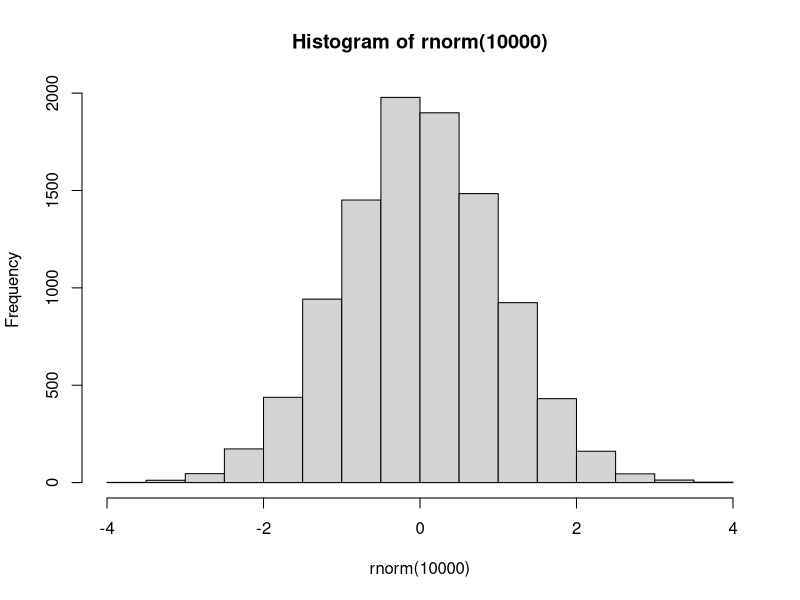
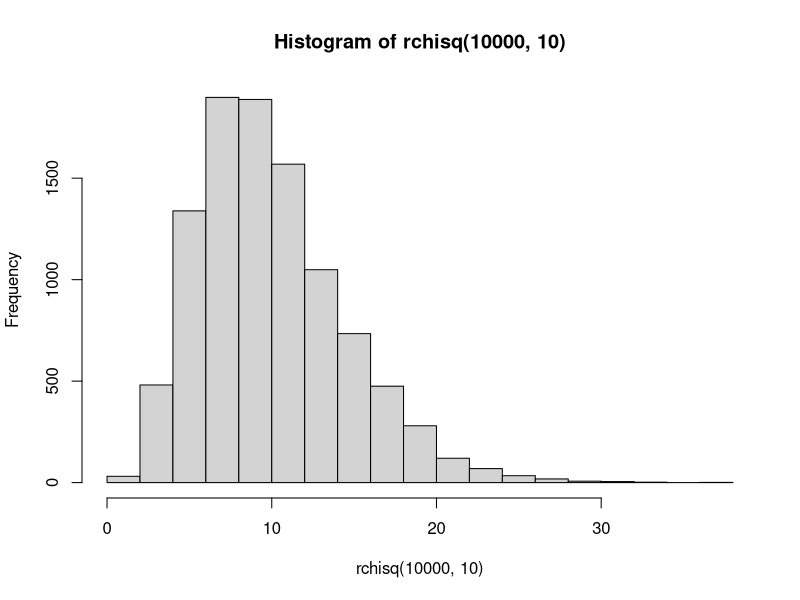
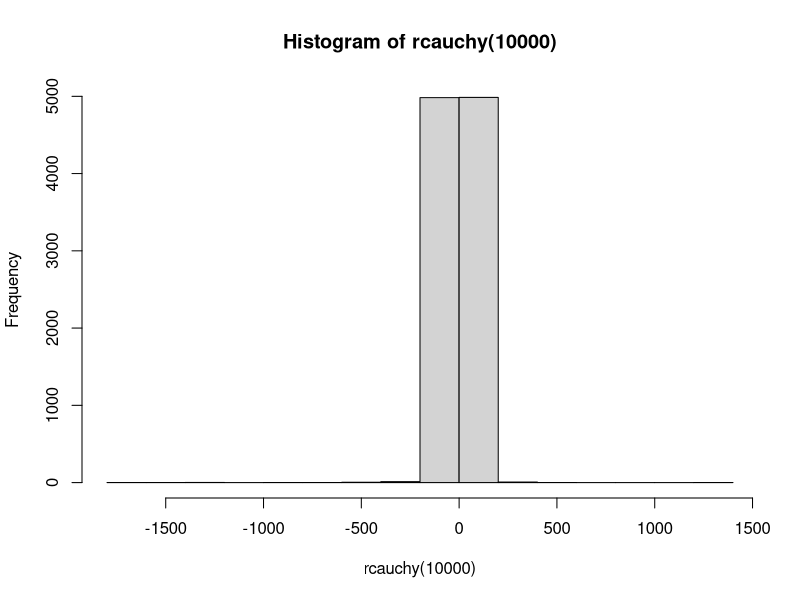
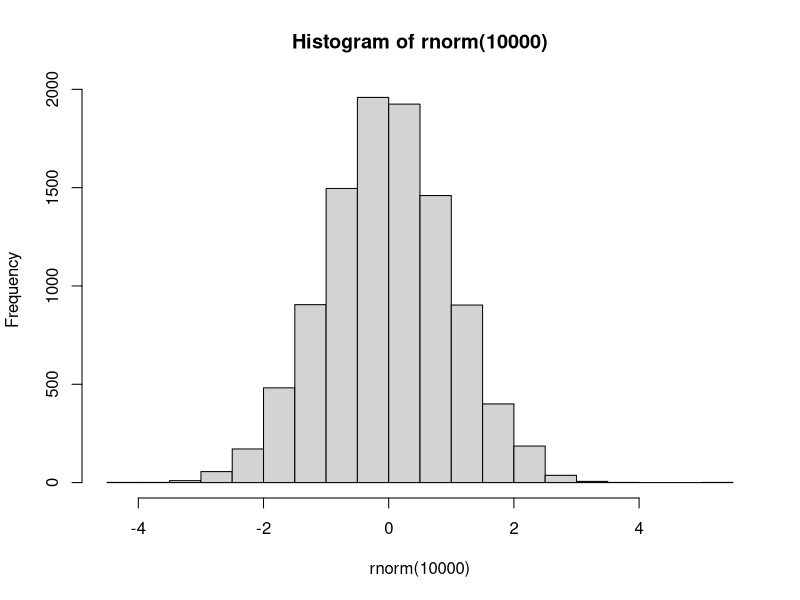
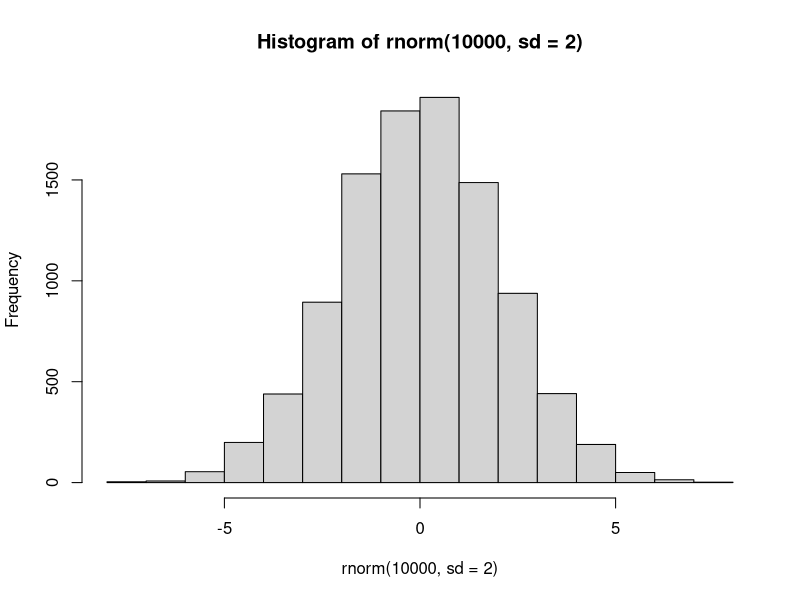
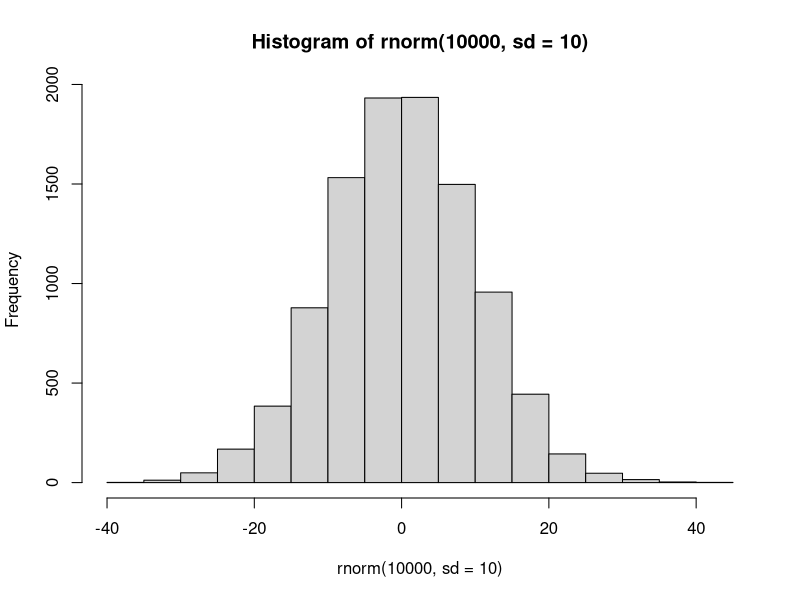
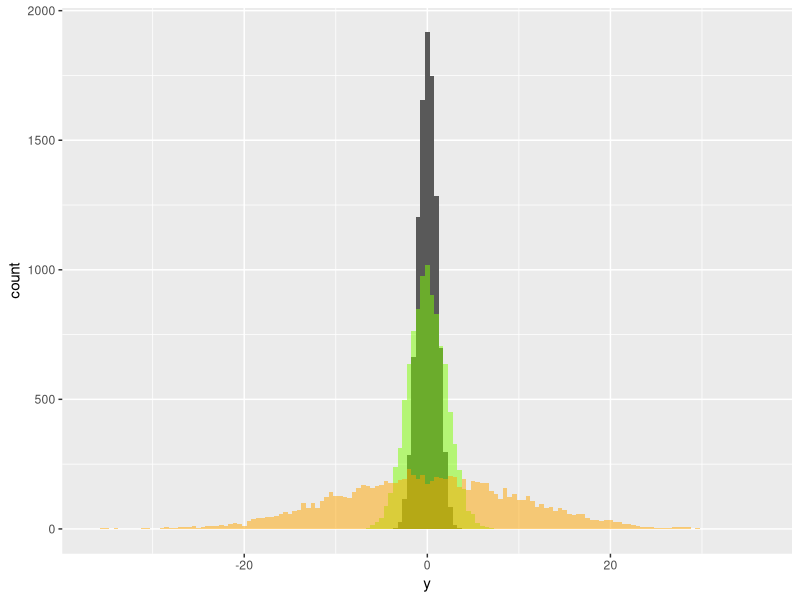
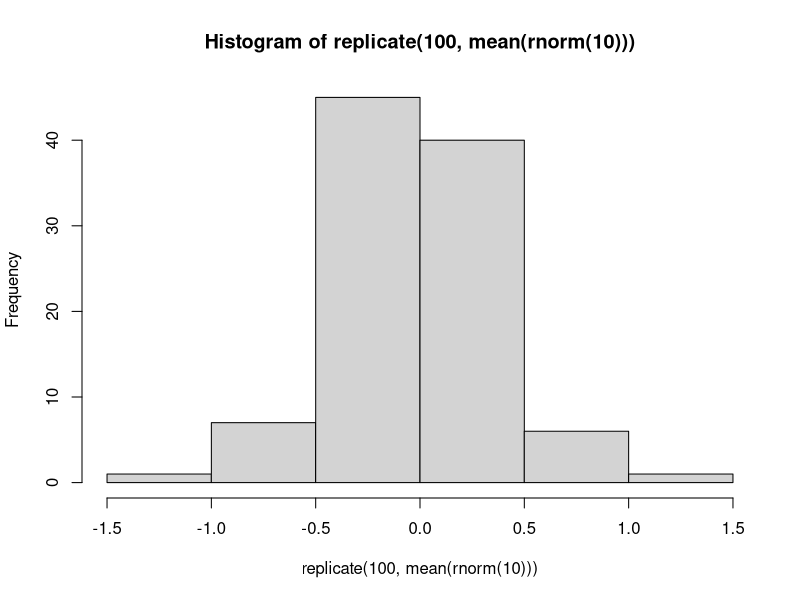

Reproduce these figures in R, in order.
## ---- chunk 1
knitr::opts_chunk$set(echo = TRUE, message = FALSE)
set.seed(123)
## ---- chunk 2
X = c(0, 7, 8, 9, 100)
mean(X)
## ---- chunk 3
Y = c(0, 7, 8, NA, 0/0)
Y
mean(Y)
mean(Y, na.rm = TRUE)
## ---- chunk 4
mean(X, trim = 0.2)
mean(Y, trim = 0.2)
mean(Y, trim = 0.2, na.rm = TRUE)
## ---- chunk 5
median(X)
median(Y)
median(Y, na.rm = TRUE)
## ---- chunk 6
hist(rnorm(10000)) # 標準正規分布のヒストグラム
hist(rchisq(10000, 10)) # 自由度10のカイ二乗分布の(以下略)
hist(rcauchy(10000)) # コーシー分布の(以下略)
## ---- chunk 7
mean(rnorm(5)) 
## ---- chunk 8
mean(rnorm(10000))
## ---- chunk 9
mean(replicate(10000, mean(rnorm(5))))
## ---- chunk 10
X = c(1,2,3,4,5)
Y = c(5,3,1,8,9)
## ---- chunk 11
2 * X
3 * Y
mean(2 * X + 3 * Y) # この計算と…
2 * mean(X) + 3 * mean(Y) # この計算が、同じ値になる性質を、線形性という
## ---- chunk 12
hist(rnorm(10000)) # 標準正規分布のヒストグラム。つまり、標準偏差は1、分散も1
hist(rnorm(10000, sd = 2)) # 平均0、標準偏差は2(分散なら4)の正規分布
hist(rnorm(10000, sd = 10)) # 平均0、標準偏差は10(分散なら100)の正規分布
## ---- chunk 13
library(ggplot2)
ggplot(data = data.frame(y = rnorm(10000), yy = rnorm(10000, sd = 2), yyy = rnorm(10000, sd = 10)), aes(y)) +
  geom_histogram(binwidth = 0.5) +
  geom_histogram(aes(yy), fill = "chartreuse1", binwidth = 0.5, alpha = 0.5) +
  geom_histogram(aes(yyy), fill = "orange", binwidth = 0.5, alpha = 0.5)
## ---- chunk 14
x = 1:5 # 母集団
x
var(x) # 母分散
var(c(2,3,4,5)) # 標本分散1
var(c(1,3,4,5)) # 標本分散2
var(c(1,2,4,5)) # 標本分散3
var(c(1,2,3,5)) # 標本分散4
var(c(1,2,3,4)) # 標本分散5
#　標本分散の平均 = 母分散
mean(c(var(c(2,3,4,5)), var(c(1,3,4,5)), var(c(1,2,4,5)), var(c(1,2,3,5)), var(c(1,2,3,4))))
## ---- chunk 15
varp <- function(x){var(x) * (length(x) - 1) / length(x)} 
## ---- chunk 16
varp(x) # 母分散
varp(c(2,3,4,5)) # 標本分散1
varp(c(1,3,4,5)) # 標本分散2
varp(c(1,2,4,5)) # 標本分散3
varp(c(1,2,3,5)) # 標本分散4
varp(c(1,2,3,4)) # 標本分散5
#　標本分散の平均 ≠ 母分散
mean(c(varp(c(2,3,4,5)), varp(c(1,3,4,5)), varp(c(1,2,4,5)), varp(c(1,2,3,5)), varp(c(1,2,3,4))))
## ---- chunk 17
x = 1:10
var(x)
sqrt(var(x)) # 不偏分散の平方根
sd(x) # 標本の標準偏差
## ---- chunk 18
mean(rnorm(5)) # 標準正規分布からサンプルサイズ5の標本平均を求める
replicate(20, mean(rnorm(5))) # 標準正規分布からサンプルサイズ5の標本平均を、20回求める
mean(replicate(20, mean(rnorm(5)))) # 20個の標本平均の平均を求める
sd(replicate(20, mean(rnorm(5)))) # 20個の標本平均の標準偏差(＝標準誤差)を求める
## ---- chunk 19
sd(replicate(20, mean(rnorm(10)))) # サンプルサイズ10で標本数20、標本平均20個の標準偏差
sd(replicate(20, mean(rnorm(1000)))) # サンプルサイズ1000(10の100倍)で標本数20、標本平均20個の標準偏差
sd(replicate(20, mean(rnorm(100000)))) # サンプルサイズ100000(10の10000倍)で標本数20、標本平均20個の標準偏差
## ---- chunk 20
hist(replicate(100, mean(rnorm(10)))) # サンプルサイズ10で標本数100、標本平均100個分のヒストグラム
hist(replicate(100, mean(rnorm(1000))))  # サンプルサイズ1000で標本数100、標本平均100個分のヒストグラム
hist(replicate(100, mean(rnorm(100000))))  # サンプルサイズ100000で標本数100、標本平均100個分のヒストグラム
## ---- chunk 21
ggplot(data = data.frame(yyy = replicate(100, mean(rnorm(10))),
                         yy = replicate(100, mean(rnorm(1000))),
                         y = replicate(100, mean(rnorm(100000))))) + 
  geom_histogram(aes(y), alpha = 0.5, binwidth = 0.1) +
  geom_histogram(aes(yy), alpha = 0.5, fill = "chartreuse1", binwidth = 0.1) +
  geom_histogram(aes(yyy), alpha = 0.5, fill = "orange", binwidth = 0.1) 
## ---- chunk 22
summary(replicate(50, mean(rnorm(10))))
summary(replicate(50, mean(rnorm(1000))))
summary(replicate(50, mean(rnorm(100000))))
## ---- chunk 23
hist(runif(10000)) # 10000個の一様乱数のヒストグラム
hist(runif(10000), freq = FALSE) # ヒストグラムにオプションをつけてみました。なにが変わったかわかりますか？
## ---- chunk 24
mean(runif(10000))
var(runif(10000))
## ---- chunk 25
hist(runif(10000) + runif(10000))
## ---- chunk 26
hist(runif(10000) + runif(10000) + runif(10000))
## ---- chunk 27
hist(runif(10000) * 3)
## ---- chunk 28
1 / var(runif(10000))
## ---- chunk 29
hist(runif(10000) + runif(10000) + runif(10000) + runif(10000) + runif(10000) + runif(10000) + runif(10000) + runif(10000) + runif(10000) + runif(10000) + runif(10000) + runif(10000))
## ---- chunk 30
hist(runif(10000) + runif(10000) + runif(10000) + runif(10000) + runif(10000) + runif(10000) + runif(10000) + runif(10000) + runif(10000) + runif(10000) + runif(10000) + runif(10000) - 6)
## ---- chunk 31
hist(rnorm(10000))
## ---- chunk 32
hist(runif(5) + runif(5) + runif(5) + runif(5) + runif(5) + runif(5) + runif(5) + runif(5) + runif(5) + runif(5) + runif(5) + runif(5) - 6)
## ---- chunk 33
hist(runif(50) + runif(50) + runif(50) + runif(50) + runif(50) + runif(50) + runif(50) + runif(50) + runif(50) + runif(50) + runif(50) + runif(50) - 6)
## ---- chunk 34
curve(dnorm(x), xlim = c(-4, 4)); title("dnorm(x)")
## ---- chunk 35
ggplot(data = data.frame(x=c(-4, 4)), aes(x=x)) +
  stat_function(fun = dnorm) +
  stat_function(fun = dnorm,
                geom = "area", xlim = c(-4, -2),
                fill = "chartreuse1", alpha = 0.5)+
  scale_x_continuous(breaks = seq(-5, 5)) +
  ggtitle("q = -2 のとき")

ggplot(data = data.frame(x=c(-4, 4)), aes(x=x)) +
  stat_function(fun = dnorm) +
  stat_function(fun = dnorm,
                geom = "area", xlim = c(-4, -1),
                fill = "chartreuse1", alpha = 0.5)+
  scale_x_continuous(breaks = seq(-5, 5)) +
  ggtitle("q = -1 のとき")

ggplot(data = data.frame(x=c(-4, 4)), aes(x=x)) +
  stat_function(fun = dnorm) +
  stat_function(fun = dnorm,
                geom = "area", xlim = c(-4, 0),
                fill = "chartreuse1", alpha = 0.5)+
  scale_x_continuous(breaks = seq(-5, 5)) +
  ggtitle("q = 0 のとき")

ggplot(data = data.frame(x=c(-4, 4)), aes(x=x)) +
  stat_function(fun = dnorm) +
  stat_function(fun = dnorm,
                geom = "area", xlim = c(-4, 3),
                fill = "chartreuse1", alpha = 0.5)+
  scale_x_continuous(breaks = seq(-5, 5)) +
  ggtitle("q = 3 のとき")
## ---- chunk 36
pnorm(-2)
pnorm(-1)
pnorm(0)
pnorm(3)

# もっと簡単に4つの値を求めるなら
q <- c(-2, -1, 0, 3)
pnorm(q)
## ---- chunk 37
ggplot(data = data.frame(x=c(-4, 4)), aes(x=x)) +
  stat_function(fun = dnorm) +
  stat_function(fun = dnorm,
                geom = "area", xlim = c(-4, 0),
                fill = "chartreuse1", alpha = 0.5)+
  scale_x_continuous(breaks = seq(-5, 5)) +
  ggtitle("q = 0 のとき(再掲)")
## ---- chunk 38
ggplot(data = data.frame(x=c(-4, 4)), aes(x=x)) +
  stat_function(fun = dnorm) +
  stat_function(fun = dnorm,
                geom = "area", xlim = c(-4, -2),
                fill = "chartreuse1", alpha = 0.5)+
  scale_x_continuous(breaks = seq(-5, 5)) +
  ggtitle("q = -2 のとき(再掲)")
## ---- chunk 39
ggplot(data = data.frame(x=c(-4, 4)), aes(x=x)) +
  stat_function(fun = dnorm) +
  stat_function(fun = dnorm,
                geom = "area", xlim = c(-1, 1),
                fill = "chartreuse1", alpha = 0.5)+
  scale_x_continuous(breaks = seq(-5, 5)) +
  ggtitle("-1から1になる確率")
## ---- chunk 40
ggplot(data = data.frame(x=c(-4, 4)), aes(x=x)) +
  stat_function(fun = dnorm) +
  stat_function(fun = dnorm,
                geom = "area", xlim = c(-4, 1),
                fill = "chartreuse1", alpha = 0.5)+
  scale_x_continuous(breaks = seq(-5, 5)) +
  ggtitle("-∞から1までの面積 = 1以下になる確率 = pnorm(1)")

ggplot(data = data.frame(x=c(-4, 4)), aes(x=x)) +
  stat_function(fun = dnorm) +
  stat_function(fun = dnorm,
                geom = "area", xlim = c(-4, -1),
                fill = "chartreuse1", alpha = 0.5)+
  scale_x_continuous(breaks = seq(-5, 5)) +
  ggtitle("-∞から-1までの面積 = -1以下になる確率 = pnorm(-1)")
## ---- chunk 41
ggplot(data = data.frame(x=c(-4, 4)), aes(x=x)) +
  stat_function(fun = dnorm) +
  stat_function(fun = dnorm,
                geom = "area", xlim = c(-4, 4),
                fill = "chartreuse1", alpha = 0.5)+
  scale_x_continuous(breaks = seq(-5, 5)) +
  ggtitle("全体の面積 = 1")

ggplot(data = data.frame(x=c(-4, 4)), aes(x=x)) +
  stat_function(fun = dnorm) +
  stat_function(fun = dnorm,
                geom = "area", xlim = c(-4, -1),
                fill = "chartreuse1", alpha = 0.5)+
  scale_x_continuous(breaks = seq(-5, 5)) +
  ggtitle("-∞から-1までの面積")

ggplot(data = data.frame(x=c(-4, 4)), aes(x=x)) +
  stat_function(fun = dnorm) +
  stat_function(fun = dnorm,
                geom = "area", xlim = c(1, 4),
                fill = "chartreuse1", alpha = 0.5)+
  scale_x_continuous(breaks = seq(-5, 5)) +
  ggtitle("1から∞までの面積")
## ---- chunk 42
ggplot(data = data.frame(x=c(-4, 4)), aes(x=x)) +
  stat_function(fun = dnorm) +
  stat_function(fun = dnorm,
                geom = "area", xlim = c(-1, 1),
                fill = "chartreuse1", alpha = 0.5)+
  scale_x_continuous(breaks = seq(-5, 5)) +
  ggtitle("μ ± 1σとなる確率")

ggplot(data = data.frame(x=c(-4, 4)), aes(x=x)) +
  stat_function(fun = dnorm) +
  stat_function(fun = dnorm,
                geom = "area", xlim = c(-2, 2),
                fill = "chartreuse1", alpha = 0.5)+
  scale_x_continuous(breaks = seq(-5, 5)) +
  ggtitle("μ ± 2σとなる確率")

ggplot(data = data.frame(x=c(-4, 4)), aes(x=x)) +
  stat_function(fun = dnorm) +
  stat_function(fun = dnorm,
                geom = "area", xlim = c(-3, 3),
                fill = "chartreuse1", alpha = 0.5)+
  scale_x_continuous(breaks = seq(-5, 5)) +
  ggtitle("μ ± 3σとなる確率")
## ---- chunk 43
curve(dnorm(x, mean = 172, sd = 5.5), xlim = c(150, 195)); title("dnorm(x, mean = 172, sd = 5.5)")
## ---- chunk 44
ggplot(data = data.frame(x=c(150, 195)), aes(x=x)) +
  stat_function(fun = dnorm, args = list(mean = 172, sd = 5.5)) +
  stat_function(fun = dnorm, args = list(mean = 172, sd = 5.5),
                geom = "area", xlim = c(160, 170),
                fill = "chartreuse1", alpha = 0.5)+
  scale_x_continuous(breaks = seq(150, 195, 5)) +
  ggtitle("ある34歳日本人男性の身長が160cm以上170cm未満である確率")
## ---- chunk 45
ggplot(data = data.frame(x=c(150, 195)), aes(x=x)) +
  stat_function(fun = dnorm, args = list(mean = 172, sd = 5.5)) +
  stat_function(fun = dnorm, args = list(mean = 172, sd = 5.5),
                geom = "area", xlim = c(174, 175),
                fill = "chartreuse1", alpha = 0.5)+
  scale_x_continuous(breaks = seq(150, 195, 5)) +
  ggtitle("ある34歳日本人男性の身長が174cm以上175cm未満である確率")
## ---- chunk 46
hist(rnorm(10000))
## ---- chunk 47
hist(rnorm(10000, mean = 172, sd = 5.5))
